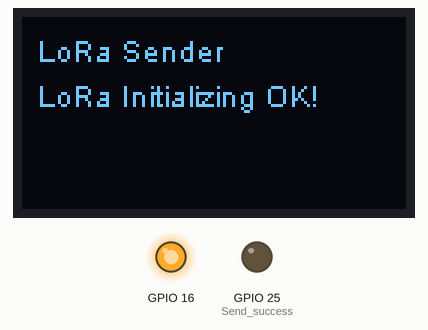
A sketch run on a simulated ESP32. Parts: 128×64 one-colour display, output pins drawn as LEDs (lit = HIGH). No radio packets arrive unless stated.

Above: at 0.2 s.
At 2.2 s:
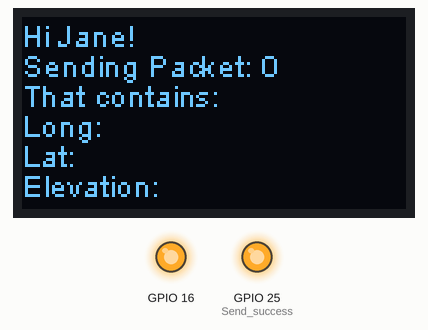
At 13.4 s:
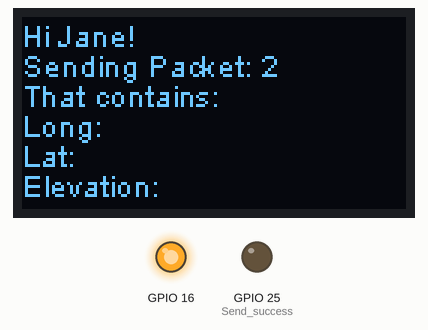
At 33.7 s:
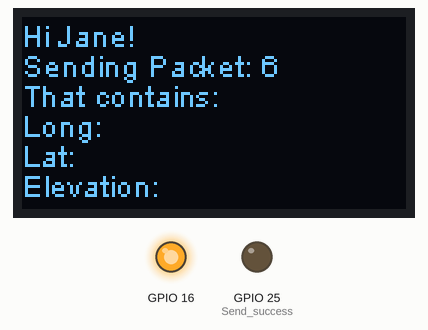
Timing chart, 0 to 40.0 s (numbered marks = the images above):
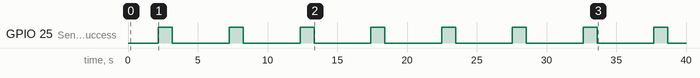

Measured:
- by itself, GPIO 25 (Send_success): alternates HIGH for 1.0 s and LOW for 4.1 s
- what the display in image 0 shows lasts 2.0 s, from 0.1 s to 2.1 s
- what the display in image 1 shows lasts 5.1 s, from 2.1 s to 7.2 s

The sketch:

Lora_Sender.ino
```cpp
#include <SPI.h>
#include <LoRa.h>
#include "SSD1306.h"
#include<Arduino.h>

//OLED pins to ESP32 GPIOs via this connection:
//OLED_SDA -- GPIO4
//OLED_SCL -- GPIO15
//OLED_RST -- GPIO16

SSD1306  display(0x3c, 4, 15);

// WIFI_LoRa_32 ports:
// GPIO 5  -- SX1278's SCK
// GPIO 19 -- SX1278's MISO
// GPIO 27 -- SX1278's MOSI
// GPIO 18 -- SX1278's CS
// GPIO 14 -- SX1278's RESET
// GPIO 26 -- SX1278's IRQ(Interrupt Request)

#define SS      18
#define RST     14
#define DI0     26
#define BAND    433E6  //915E6

int counter = 0;

void setup() {
  pinMode(25, OUTPUT); //Send success, LED will bright 1 second
  pinMode(16, OUTPUT);
  digitalWrite(16, LOW);    // set GPIO16 low to reset OLED
  delay(50);
  digitalWrite(16, HIGH);

  Serial.begin(115200);
  //while (!Serial); //If just the the basic function, must connect to a computer
  // Initialising the UI will init the display too.
  display.init();
  display.flipScreenVertically();
  display.setFont(ArialMT_Plain_10);
  display.setTextAlignment(TEXT_ALIGN_LEFT);
  display.drawString(5, 5, "LoRa Sender");
  display.display();

  SPI.begin(5, 19, 27, 18);
  LoRa.setPins(SS, RST, DI0);

  if (!LoRa.begin(BAND)) {
    Serial.println("Starting LoRa failed!");
    while (1);
  }

  LoRa.setSyncWord(0xF3);
  display.drawString(5, 20, "LoRa Initializing OK!");
  display.display();
  delay(2000);
}
void loop() {

  display.clear();
  display.setFont(ArialMT_Plain_10);
  display.drawString(0, 0, "Hi Jane!");
  display.drawString(0, 10, "Sending Packet: " + String(counter) );
  display.drawString(0, 20, "That contains:");
  display.drawString(0, 30, "Long:");
  display.drawString(0, 40, "Lat:");
  display.drawString(0, 50, "Elevation:");
  display.display();

  LoRa.beginPacket();
  LoRa.print("Hi! You received packet: ");
  LoRa.print(counter);
  LoRa.print("That contains longitude, latitude and elevation!");
  LoRa.endPacket();


  counter++;
  digitalWrite(25, HIGH);   // turn the LED on (HIGH is the voltage level)
  delay(1000);              // pause for one second
  digitalWrite(25, LOW);    // turn the LED off by making the voltage LOW
  delay(1000);              // pause for one second
  delay(3000);
}
```
